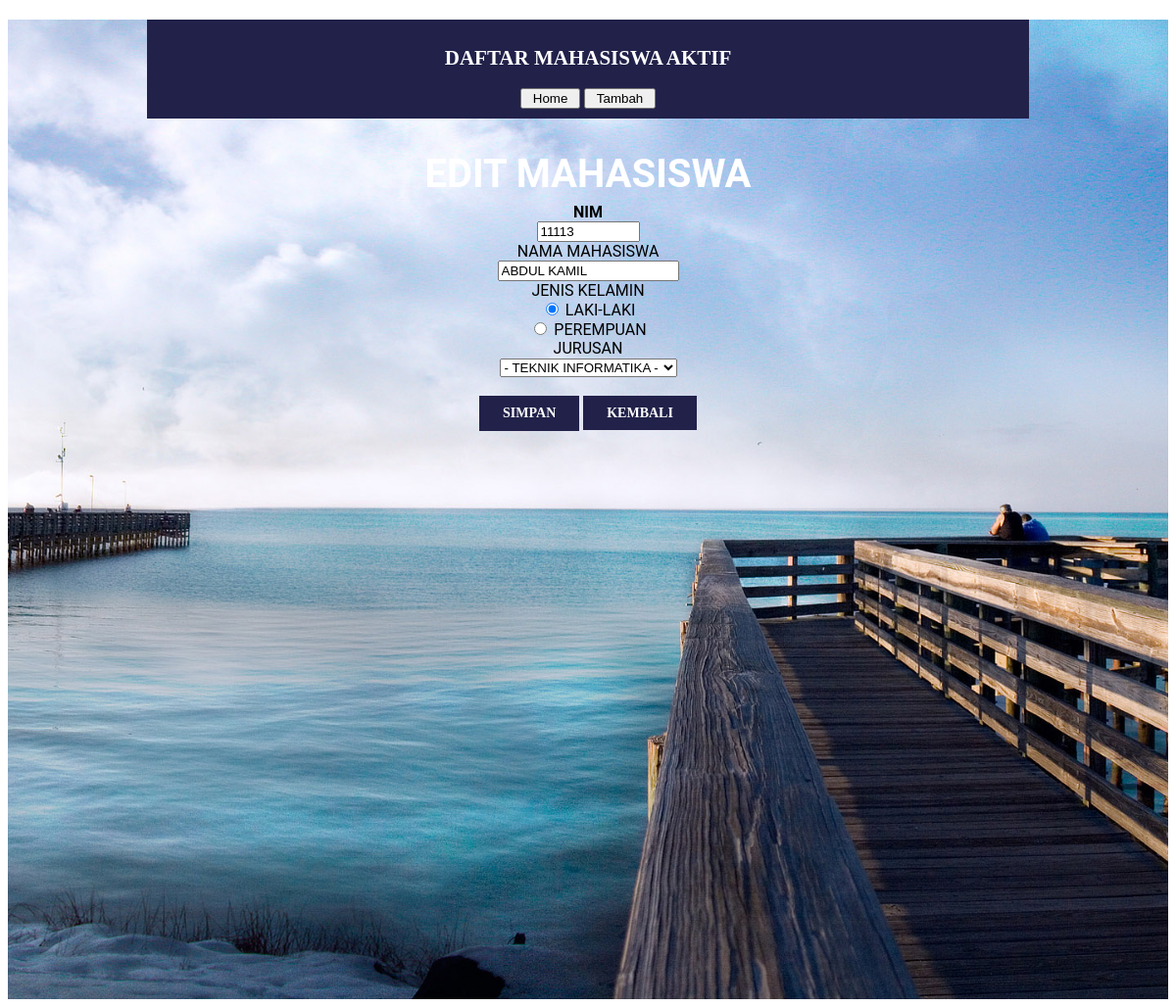
The page /edit.php?id=3 on the database its author committed.
### tables this page shows
CREATE TABLE `mahasiswa` (
  `id` int(11) NOT NULL,
  `nim` int(11) NOT NULL,
  `nama` varchar(50) NOT NULL,
  `jenis_kelamin` varchar(20) NOT NULL,
  `jurusan` varchar(30) NOT NULL
);

### edit.php (the view, shortened to what this page needs)
<?php include('config.php'); ?>
<!DOCTYPE html>
<html>
<head>
	<div class="body"><link rel="stylesheet" type="text/css" href="style.css">
</head>
<body>
	<nav class="navbar navbar-expand-lg navbar-light bg-light">
		<div class="container">
			<div class="btn">
			<h1 align="center">DAFTAR MAHASISWA AKTIF</h1>
						<button><a class="nav-link" href="index.php">Home</a></button>
						<button><a class="nav-link" href="tambah.php">Tambah</a></button>
	</div>
		</div>
	</nav>
	<div class="container" style="margin-top:20px">
		<h2>EDIT MAHASISWA</h2>
		<?php
		if(isset($_GET['id'])){
			$id = $_GET['id'];
			$select = mysqli_query($koneksi, "SELECT * FROM mahasiswa WHERE id='$id'") or die(mysqli_error($koneksi));
			if(mysqli_num_rows($select) == 0){
				echo '<div class="alert alert-warning">ID tidak ada dalam database.</div>';
				exit();
			}else{
				$data = mysqli_fetch_assoc($select);
			}
		}
		?>
		<form action="edit.php?id=<?php echo $id; ?>" method="post">
			<div class="form-group row">
				<label class="col-sm-2 col-form-label"><b>NIM</b></label>
				<div class="col-sm-10">
					<input type="text" name="nim" class="form-control" size="10" value="<?php echo $data['nim']; ?>" readonly required>
				</div>
			</div>
			<div class="form-group row">
				<label class="col-sm-2 col-form-label">NAMA MAHASISWA</label>
				<div class="col-sm-10">
					<input type="text" name="nama" class="form-control" value="<?php echo $data['nama']; ?>" required>
				</div>
			</div>
			<div class="form-group row">
				<label class="col-sm-2 col-form-label">JENIS KELAMIN</label>
				<div class="col-sm-10">
					<div class="form-check">
						<input type="radio" class="form-check-input" name="jenis_kelamin" value="LAKI-LAKI" <?php if($data['jenis_kelamin'] == 'LAKI-LAKI'){ echo 'checked'; } ?> required>
						<label class="form-check-label">LAKI-LAKI</label>
					</div>
					<div class="form-check">
						<input type="radio" class="form-check-input" name="jenis_kelamin" value="PEREMPUAN" <?php if($data['jenis_kelamin'] == 'PEREMPUAN'){ echo 'checked'; } ?> required>
						<label class="form-check-label">PEREMPUAN</label>
					</div>
				</div>
			</div>
			<div class="form-group row">
				<label class="col-sm-2 col-form-label">JURUSAN</label>
				<div class="col-sm-10">
					<select name="jurusan" class="form-control" required>
						<option value="TEKNIK INFORMATIKA" <?php if($data['jurusan'] == 'TEKNIK INFORMATIKA'){ echo 'selected'; } ?>>- TEKNIK INFORMATIKA -</option>
					</select>
				</div>
			</div>
			<div class="form-group row">
				<label class="col-sm-2 col-form-label">&nbsp;</label>
				<div class="col-sm-10">
					<input type="submit" name="submit" class="btn btn-primary" value="SIMPAN">
					<a href="index.php" class="btn btn-warning">KEMBALI</a>
				</div>
			</div>
		</form>
	</div>
</body>
</html>

### style.css (style rules this page uses)
body { font-family: 'roboto'; }
.container { margin: 20px auto 0; max-width: 900px; text-align: center; }
.judul h1,h2,h3 { height: 20px; }
a { color: black; padding: 5px; text-decoration: none; }
button { color: black; }
.btn { padding: 10px 24px; border: 2px; background: #21214a; font-weight: bold; font-size: 14px; font-family: "calibri", Times, serif; text-align: center; text-transform: uppercase; text-align: center; color: white; }
h1 { color: white; }
h2 { color: white; font-size: 40px; }

### edit.php (style rules this page uses)
.body { background-image: url('images/bg.jpg'); width: 100%; height: 1000px; background-repeat:no-repeat; background-size: cover; background-position:center center; }
.btn { padding: 10px 24px; border: 2px; font-weight: 700; text-align: center; text-transform: uppercase; text-align: center; color: white; }

### rows shown on the page
mahasiswa: nim "11113", nama "ABDUL KAMIL", jenis_kelamin "☑", jurusan "- TEKNIK INFORMATIKA -"
